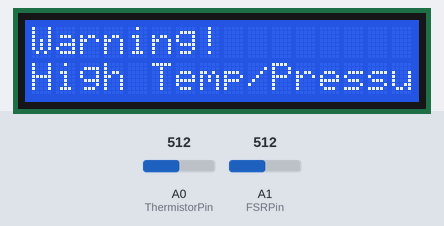
A sketch run on a simulated Arduino Uno, built with avr-gcc and run on an emulated ATmega328P. Parts: 16×2 character LCD. The inputs (shaded band) are chosen by the test bench; at power-on: A1 (FSRPin) = 512, A0 (ThermistorPin) = 512. What the sketch prints to the serial monitor is not drawn.

Above: at 16.4 s.
16.5 s: A1 (FSRPin) set to 98
19.1 s: A1 (FSRPin) set to 87
At 20.4 s:
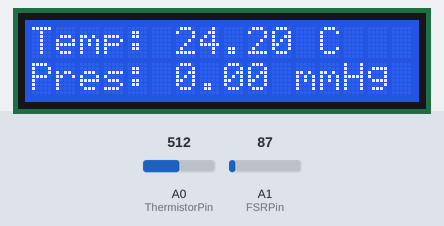
21.5 s: A0 (ThermistorPin) set to 0
At 22.5 s:
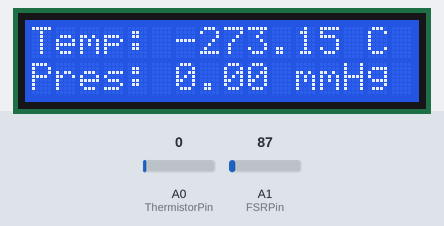
23.9 s: A0 (ThermistorPin) set to 142
At 25.8 s:
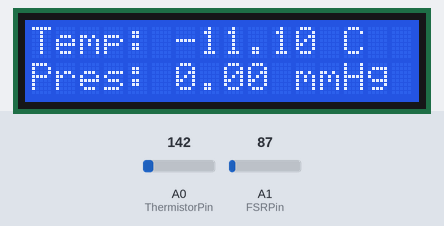
26.3 s: A0 (ThermistorPin) set to 159
At 28.1 s:
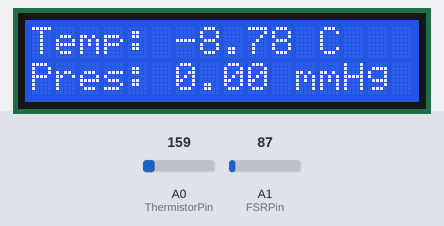
28.7 s: A0 (ThermistorPin) set to 832
At 30.4 s:
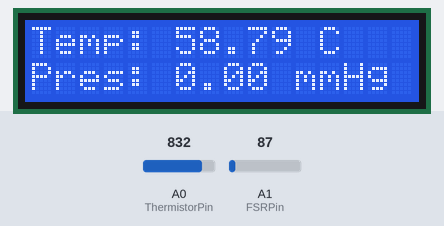
31.1 s: A0 (ThermistorPin) set to 855
At 33.3 s:
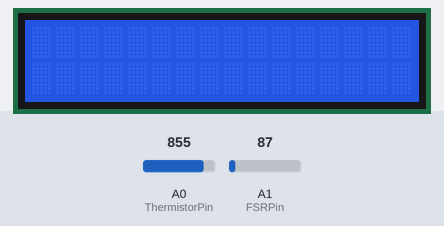
Timing chart, 0 to 34.8 s (numbered marks = the images above; inputs shaded):
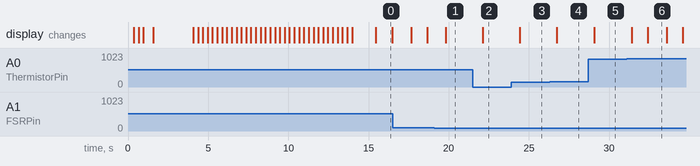

The sketch:

02-24_Sensors+LEDs+LCD.ino
```cpp
#include <LiquidCrystal.h>


// Initialize variables and pins
int ThermistorPin = A0;
int Vo;
float R1 = 100000;
float logR2, R2, T, Tc, Tf;

// Steinhart-Hart equation coefficients
float c1 = 8.24227928718280E-04, c2 = 2.09591365025075E-04, c3 = 8.27225454547728E-08;

int FSRPin = A1;
float Vfsr, Rfsr, Force, Pressure;
float R_M = 10000;  // Measuring resistor (10kΩ)
float fsrArea = 2.03e-5;  // 5.08mm diameter FSR sensor area in m²

const int rs = 2,
          en = 3,
          d4 = 6,
          d5 = 7,
          d6 = 8,
          d7 = 9;


// Set up LCD display

LiquidCrystal lcd(rs, en, d4, d5, d6, d7);
String TeamName = "Team 9     ";
String ProjectName = "Stroke Rehab Glove                ";
String Warning = "High Temp/Pressure!                ";

int GreenLED = 11;
int RedLED = 10;

float tempThreshold = 60.0;
float presThreshold = 20.0;

void setup() {
Serial.begin(9600);
lcd.begin(16, 2);
for (int i = 0; i < TeamName.length(); i++){
    lcd.print(TeamName.charAt(i));
    delay(300);
  }
  delay(700);
  lcd.clear();

lcd.setCursor(16, 1);
lcd.autoscroll();
for (int i = 0; i < ProjectName.length(); i++){
  lcd.print(ProjectName.charAt(i));
  delay(300);
}
delay(1000);
lcd.clear();
lcd.noAutoscroll();
}

void loop() {

// Temperature Reading
  Vo = analogRead(ThermistorPin);
  R2 = R1 * (1023.0 / (float)Vo - 1.0);
  logR2 = log(R2);
  T = (1.0 / (c1 + c2*logR2 + c3*logR2*logR2*logR2));
  Tc = T - 273.15;

  Serial.print("Vo: "); Serial.println(Vo);
  Serial.print("R2: "); Serial.println(R2);

  Serial.print("Temperature: "); Serial.print(Tc); Serial.println(" C");
  Serial.println("-------------------------");

  // Pressure Reading
   int fsrADC = analogRead(FSRPin);
    Vfsr = (fsrADC * 5.0) / 1023.0;  // Convert ADC value to voltage

    if (Vfsr > 0 && Vfsr < 5.0) {
        Rfsr = (R_M * (5.0 - Vfsr)) / Vfsr;
    } else {
        Rfsr = 1000000;  // Large resistance when no pressure is applied
    }

 // Compute force
    if (Rfsr < 100000) {  // Apply if within a valid range
        float logR = log10(Rfsr);
        Force = pow(10, (logR - 6.5) / -0.8);  // Convert resistance to force in grams (log scale)
        Force /= 1000.0;  // Convert g to N
    } else {
        Force = 0.0;  // No measurable force
    }

    // Compute pressure
    Pressure = (Force / fsrArea) / 1000.0;  // Convert Pa to kPa
    Pressure = Pressure * 7.50062; // Convert kPa to mmHg


// Printing pressure readings
    Serial.print("FSR Analog Reading: "); Serial.println(fsrADC);
    Serial.print("FSR Voltage: "); Serial.print(Vfsr); Serial.println(" V");
    Serial.print("FSR Resistance: "); Serial.print(Rfsr); Serial.println(" Ω");
    Serial.print("Force: "); Serial.print(Force); Serial.println(" N");
    Serial.print("Pressure: "); Serial.print(Pressure); Serial.println(" mmHg");
    Serial.println("-------------------------");

  // LCD display
  lcd.setCursor(0,0);
  lcd.print("Temp: "); lcd.print(Tc); lcd.print(" C ");
  lcd.setCursor(0,1);
  lcd.print("Pres: "); lcd.print(Pressure); lcd.println(" mmHg  ");

  if (Tc > tempThreshold || Pressure > presThreshold) {
        digitalWrite(RedLED, HIGH);
        digitalWrite(GreenLED, LOW);
        lcd.clear();
        Serial.println("Warning! Overheat/High Pressure!");
        lcd.setCursor(0,0);
        lcd.print("Warning! ");
        lcd.setCursor(0,1);
        lcd.print("High Temp/Pressure!");
        delay(1000);
        lcd.clear();
        }

     else {
        digitalWrite(GreenLED, HIGH);
        digitalWrite(RedLED, LOW);
    }

  delay(1000);

}
```

Measured:
- the behaviour switches between 94 and 93 on A1 (FSRPin) (found by bisection; images 0 and 1)
- the behaviour switches between 839 and 840 on A0 (ThermistorPin) (found by bisection; images 5 and 6)
- after the input at 19.1 s, the display: changes after 0.72 s (image 1)
- after the input at 21.5 s, the display: changes after 0.63 s (image 2)
- after the input at 23.9 s, the display: changes after 0.54 s (image 3)
- after the input at 26.3 s, the display: changes after 0.45 s (image 4)
- after the input at 28.7 s, the display: changes after 0.37 s (image 5)
- after the input at 31.1 s, the display: first changes after 0.31 s (image 6 shows a later state)
